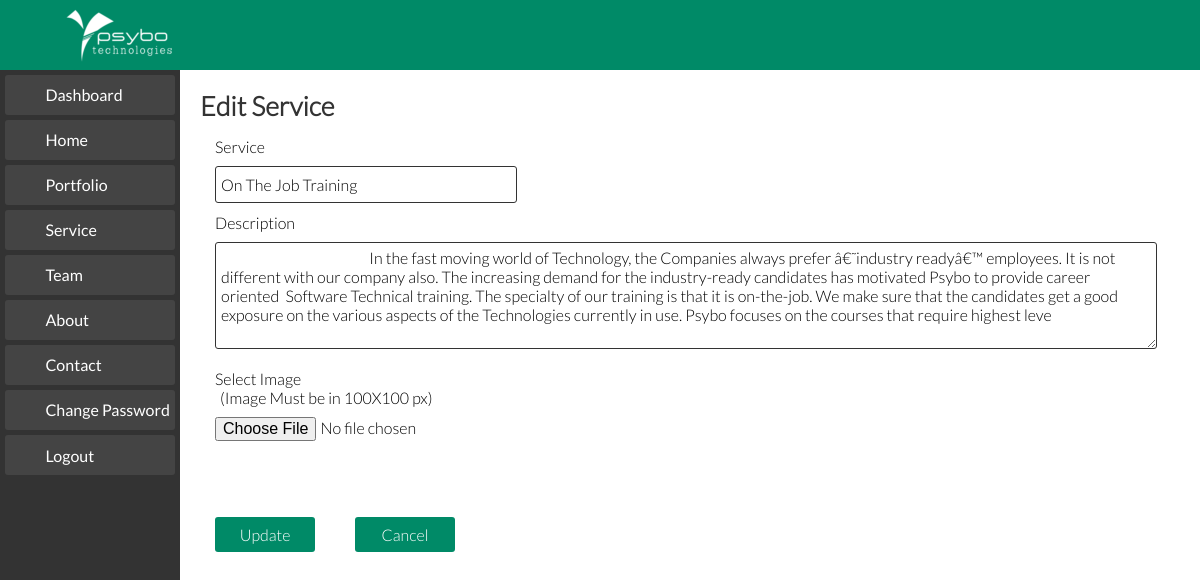
The page /editService.php?id=99 (signed in) on the database its author committed.
### tables this page shows
CREATE TABLE `subHeadings` (
  `id` int(11) NOT NULL AUTO_INCREMENT,
  `name` varchar(45) NOT NULL,
  `title` varchar(100) DEFAULT NULL,
  `description` varchar(500) DEFAULT NULL,
  `files_id` int(11) NOT NULL,
  `link` varchar(55) DEFAULT NULL,
  PRIMARY KEY (`id`),
  KEY `fk_service_files1_idx` (`files_id`),
  CONSTRAINT `fk_service_files1` FOREIGN KEY (`files_id`) REFERENCES `files` (`id`) ON DELETE NO ACTION ON UPDATE NO ACTION
);

### Database.php (called while the page is built, shortened)
<?php
class Database
{
	private $host='';
	private $user='';
	private $password='';
	private $database='';
	private $condb="";
	function __construct($host,$user,$password,$database)
	{
		$this->host=$host;
		$this->user=$user;
		$this->password=$password;
		$this->database=$database;
	}
	public function connect()
	{
		$this->condb = new mysqli($this->host,$this->user,$this->password,$this->database);
	}
	public function select($table,$fields,$where)
	{
		$fields=implode(',',$fields);
		$select="SELECT ";
		if ($fields==null)
		{
			$select.="* FROM ".$table;
		}
		else
		{
			$select.=$fields." FROM ".$table;
		}
		if($where != null)
		{
			$select.=" WHERE ".$where[0]." = ";
			if (is_string($where[1]))
				$select.="'".$where[1]."'";
			else
				$select.=$where[1];
		}
		$query=mysqli_query($this->condb,$select);
		$recset = array();
		while ($rec=mysqli_fetch_array($query))
			array_push($recset, $rec);
		return $recset;
	}
}
?>

### editService.php (the view, shortened to what this page needs)
<?php
	include_once 'Database.php';
	$objdb = new Database('localhost' , 'root' , 'asd' , 'psybo-db');
	$serviceId = (int)$_GET['id'];
	$resultService = $objdb->Select('subHeadings', array(), array('id', $serviceId));
 ?>
<!DOCTYPE html>
<html lang="en">
<head>
	<link rel="stylesheet" href="css/normalize.css">
	<link rel="stylesheet" href="css/admin-style.css">
</head>
<body>
	<?php include 'dash.php'; ?>
	<section class="add-service">
		<form action="" method="POST" id="secondServiceForm" enctype="multipart/form-data">
			<div class="first-content">
				<h3>Edit Service</h3>
				<div class="group">
					<label for="serviceItem">Service</label><br>
					<input id="serviceItem" name="serviceItem" type="text" required value= <?php
							foreach ($resultService[0] as $key => $value) {
								if ($key == 'title' and is_string($key)) {
									echo "\"".$value."\"";
								}
							}
					 ?> >
				</div>
				<div class="group width-80">
					<label for="serviceDescription">Description</label><br>
					<textarea name="serviceDescription" id="serviceDescription" cols="30" rows="5" required>
						<?php
							foreach ($resultService[0] as $key => $value) {
								if ($key == 'description' and is_string($key)) {
									echo $value;
								}
							}
						?>
					</textarea>
				</div>
				<div class="group">
					<label for="serviceImg">Select Image</label>
					<span>(Image Must be in 100X100 px)</span>
					<input type="file" id="serviceImg" name="serviceImg">
				</div>
			</div>
			<div class="group pad-left">
				<button id="btnAdd" name="btnAdd">Update</button>
			</div>
		</form>
		<div class="group">
			<form action="tabService.php">
				<button id="btnCancel" name="btnCancel">Cancel</button>
			</form>
		</div>
	</section>
</body>
</html>

### css/admin-style.css (style rules this page uses)
body { padding-top: 70px; font-family: Lato-light; font-size: 16px; }
h3 { font-family: Lato-light; font-size: 20pt; margin: 10px 0; padding: 0; color: #333; }
section { padding-left: 15%; width: 85%; float: left; }
span { margin-left: 5px; float: left; }
.add-service { width: 80%; padding-top: 10px; float: left; margin-bottom: 100px; }
.add-service label { float: left; }
.first-content { width: 100%; float: left; padding-left: 20px; margin-bottom: 15px; }
.group { float: left; width: 33.33%; box-sizing: border-box; padding: 5px 15px; }
.width-80 { width: 100%; }
.group input { width: 100%; height: 25px; padding: 5px; border: 1px solid #333; margin: 10px 0 0; float: left; background-color: #fff; border-radius: 3px; transition: border 0.4s ease ; }
.group textarea { width: 100%; padding: 5px; border: 1px solid #333; margin: 10px 0; float: left; background-color: #fff; border-radius: 3px; transition: border 0.4s ease ; }
input[type="file"] { width: 100%; border: 0; margin: 0; height: 35px; padding: 10px 0 20px; }
.pad-left { padding: 5px 0px 0 20px; width: unset; }
.add-service button, .change-pwrd button { width: 100px; height: 35px; padding: 5px; color: #fff; border: 0; margin: 20px 10px 0 15px; background-color: #008a67; border-radius: 3px; -webkit-transition: background-color 0.3s ease; -moz-transition: background-color 0.3s ease; -ms-transition: background-color 0.3s ease; -o-transition: background-color 0.3s ease; transition: background-color 0.3s ease; }

### rows shown on the page
subheadings: serviceItem "On The Job Training", serviceDescription "In the fast moving world of Technology, the Companies always prefer â€˜industry readyâ€™ employees. It is not different with our company also. The increasing demand for the industry-ready candidates has motivated Psybo to provide career oriented Software Technical training. The specialty of our training is that it is on-the-job. We make sure that the candidates get a good exposure on the various aspects of the Technologies currently in use. Psybo focuses on the courses that require highest leve"
